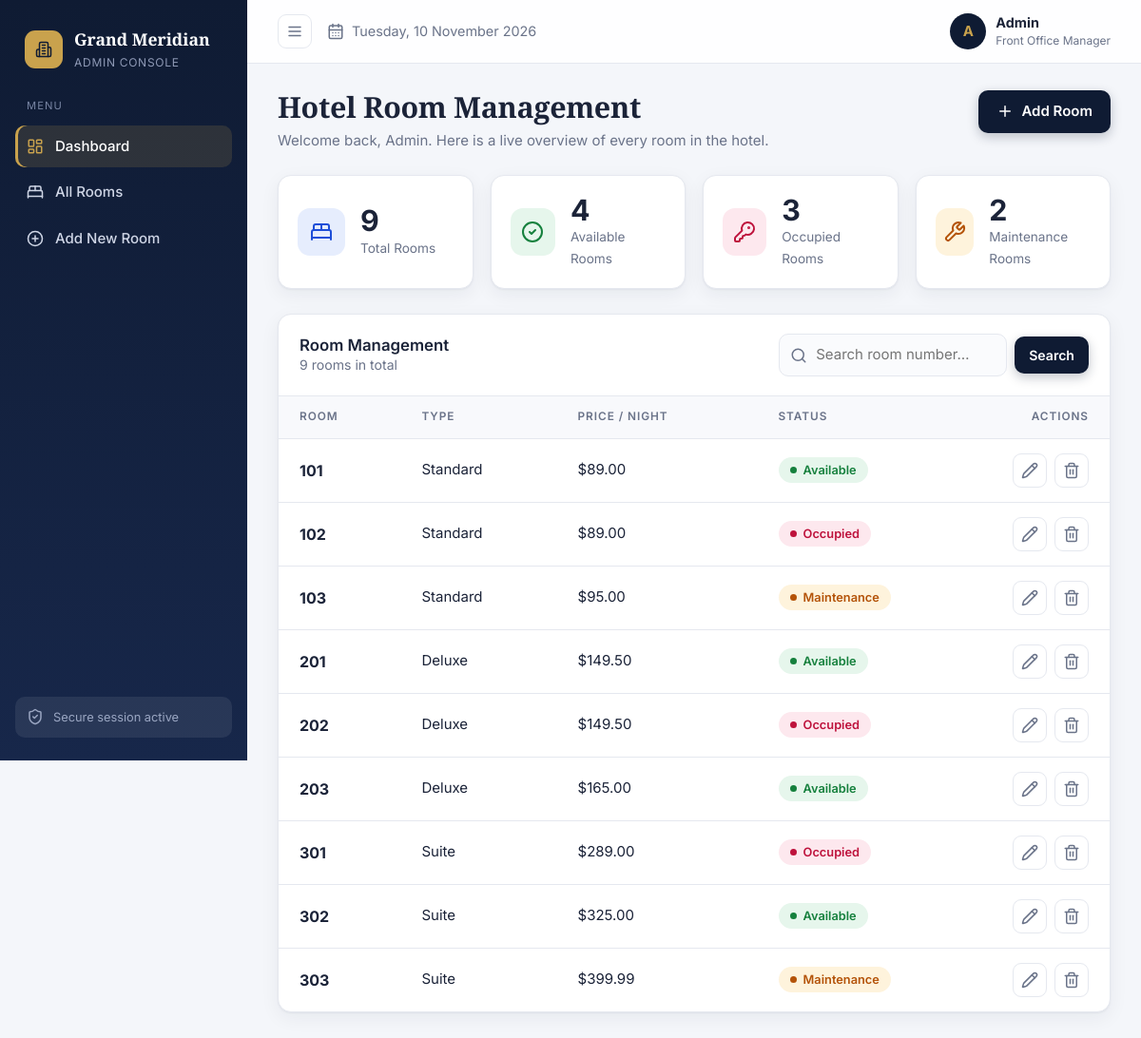
The page / on the database its author committed.
### tables this page shows
CREATE TABLE IF NOT EXISTS rooms (
    id          INT AUTO_INCREMENT PRIMARY KEY,
    room_number VARCHAR(10)   NOT NULL UNIQUE,             
    room_type   VARCHAR(50)   NOT NULL,                    
    price       DECIMAL(10,2) NOT NULL,                    
    status      VARCHAR(20)   NOT NULL DEFAULT 'Available',  
    created_at  TIMESTAMP     NOT NULL DEFAULT CURRENT_TIMESTAMP
);

### includes/functions.php (called while the page is built, shortened)
<?php
function e(?string $value): string
{
    return htmlspecialchars((string) $value, ENT_QUOTES, 'UTF-8');
}

### db.php (called while the page is built, shortened)
<?php
require_once __DIR__ . '/includes/functions.php';
function db(): PDO
{
    static $pdo = null;
    if ($pdo instanceof PDO) {
        return $pdo;
    }
    $dsn = 'mysql:host=' . DB_HOST . ';dbname=' . DB_NAME . ';charset=' . DB_CHARSET;
    try {
        $pdo = new PDO($dsn, DB_USER, DB_PASS, [
            PDO::ATTR_ERRMODE            => PDO::ERRMODE_EXCEPTION,
            PDO::ATTR_DEFAULT_FETCH_MODE => PDO::FETCH_ASSOC,
            PDO::ATTR_EMULATE_PREPARES   => false,
        ]);
    } catch (PDOException $e) {
        error_log('DB connection failed: ' . $e->getMessage());
        http_response_code(500);
        exit(APP_DEBUG
            ? 'Database connection failed: ' . htmlspecialchars($e->getMessage())
            : 'Service temporarily unavailable.');
    }
    return $pdo;
}

### index.php (the view, shortened to what this page needs)
<?php
require_once __DIR__ . '/db.php';
$view   = (($_GET['view'] ?? '') === 'rooms') ? 'rooms' : 'dashboard';
$search = (isset($_GET['q']) && is_string($_GET['q'])) ? trim($_GET['q']) : '';
$search = mb_substr($search, 0, 10);
$stats   = ['total' => 0, 'available' => 0, 'occupied' => 0, 'maintenance' => 0];
$rooms   = [];
try {
    $row = db()->query(
        "SELECT COUNT(*)                                  AS total,
                COALESCE(SUM(status = 'Available'),   0)  AS available,
                COALESCE(SUM(status = 'Occupied'),    0)  AS occupied,
                COALESCE(SUM(status = 'Maintenance'), 0)  AS maintenance
         FROM rooms"
    )->fetch();
    $stats = array_map('intval', $row);
    if ($search !== '') {
        $like = '%' . addcslashes($search, '\\%_') . '%';
        $stmt = db()->prepare(
            'SELECT id, room_number, room_type, price, status
             FROM rooms
             WHERE room_number LIKE :search
             ORDER BY LENGTH(room_number), room_number'
        );
        $stmt->execute([':search' => $like]);
    } else {
        $stmt = db()->query(
            'SELECT id, room_number, room_type, price, status
             FROM rooms
             ORDER BY LENGTH(room_number), room_number'
        );
    }
    $rooms = $stmt->fetchAll();
} catch (PDOException $ex) {
    error_log('Load rooms failed: ' . $ex->getMessage());
    $dbError = APP_DEBUG
        ? 'Database error: ' . $ex->getMessage() . ' (Did you import database.sql?)'
        : 'We could not load the rooms right now. Please try again later.';
}
$cards = [
    ['key' => 'total',       'label' => 'Total Rooms',       'icon' => 'bed-double'],
    ['key' => 'available',   'label' => 'Available Rooms',   'icon' => 'circle-check'],
    ['key' => 'occupied',    'label' => 'Occupied Rooms',    'icon' => 'key-round'],
    ['key' => 'maintenance', 'label' => 'Maintenance Rooms', 'icon' => 'wrench'],
];
$activeNav = $view === 'rooms' ? 'rooms' : 'dashboard';
require __DIR__ . '/includes/header.php';
?>
<section class="page-head">
    <div>
        <h1><?= $view === 'rooms' ? 'All Rooms' : 'Hotel Room Management' ?></h1>
        <p class="subtitle">Welcome back, Admin. Here is a live overview of every room in the hotel.</p>
    </div>
    <a href="create.php" class="btn btn-primary"><i data-lucide="plus"></i> Add Room</a>
</section>
<?php if ($view === 'dashboard'): ?>
    <section class="stats" aria-label="Room summary">
        <?php foreach ($cards as $card): ?>
            <article class="stat stat-<?= e($card['key']) ?>">
                <span class="stat-icon"><i data-lucide="<?= e($card['icon']) ?>"></i></span>
                <div>
                    <span class="stat-value"><?= (int) $stats[$card['key']] ?></span>
                    <span class="stat-label"><?= e($card['label']) ?></span>
                </div>
            </article>
        <?php endforeach; ?>
    </section>
<?php endif; ?>
<section class="panel" id="rooms">
    <div class="panel-head">
        <div>
            <h2>Room Management</h2>
            <p class="muted">
                <?= count($rooms) ?> room<?= count($rooms) === 1 ? '' : 's' ?>
                <?= $search !== '' ? 'matching “' . e($search) . '”' : 'in total' ?>
            </p>
        </div>
        <form method="get" action="index.php" class="search" role="search">
            <div class="search-box">
                <input type="search" name="q" value="<?= e($search) ?>" maxlength="10"
                       placeholder="Search room number…" aria-label="Search by room number">
            </div>
            <button type="submit" class="btn btn-primary btn-sm">Search</button>
        </form>
    </div>
    <?php if (!$rooms): ?>
        <div class="empty">
            <span class="empty-icon"><i data-lucide="<?= $search !== '' ? 'search-x' : 'door-closed' ?>"></i></span>
            <?php if ($search !== ''): ?>
                <h3>No rooms match “<?= e($search) ?>”</h3>
                <p>Check the room number and try again, or clear the search to see every room.</p>
            <?php else: ?>
                <h3>No rooms yet</h3>
                <p>Your hotel has no rooms on record. Add the first one to get started.</p>
                <a href="create.php" class="btn btn-primary"><i data-lucide="plus"></i> Add Room</a>
            <?php endif; ?>
        </div>
    <?php else: ?>
        <div class="table-wrap">
            <table>
                <thead>
                    <tr>
                        <th>Room</th>
                        <th>Type</th>
                        <th>Price / Night</th>
                        <th>Status</th>
                        <th class="col-actions">Actions</th>
                    </tr>
                </thead>
                <tbody>
                <?php foreach ($rooms as $room): ?>
                    <tr>
                        <td class="room-no"><?= e($room['room_number']) ?></td>
                        <td><?= e($room['room_type']) ?></td>
                        <td>$<?= e(number_format((float) $room['price'], 2)) ?></td>
                        <td><span class="badge badge-<?= e(strtolower($room['status'])) ?>"><?= e($room['status']) ?></span></td>
                        <td class="col-actions">
                            <div class="actions">
                                <a class="icon-btn edit" href="edit.php?id=<?= (int) $room['id'] ?>"
                                   title="Edit room <?= e($room['room_number']) ?>" aria-label="Edit room <?= e($room['room_number']) ?>">
                                    <i data-lucide="pencil"></i>
                                </a>
                                <form method="post" action="delete.php"
                                      data-confirm="Room <?= e($room['room_number']) ?> will be permanently removed.">
                                    <button type="submit" class="icon-btn delete"
                                            title="Delete room <?= e($room['room_number']) ?>" aria-label="Delete room <?= e($room['room_number']) ?>">
                                        <i data-lucide="trash-2"></i>
                                    </button>
                                </form>
                            </div>
                        </td>
                    </tr>
                <?php endforeach; ?>
                </tbody>
            </table>
        </div>
    <?php endif; ?>
</section>
<?php require __DIR__ . '/includes/footer.php'; ?>

### includes/header.php (shortened to what this page needs)
<?php
$activeNav = $activeNav ?? '';
?>
<!DOCTYPE html>
<html lang="en">
<head>
    <link rel="stylesheet" href="style.css">
</head>
<body>
<div class="app">
    <?php require __DIR__ . '/sidebar.php'; ?>
    <div class="main">
        <header class="topbar">
            <button type="button" class="icon-btn menu-btn" id="menuBtn" aria-label="Open menu">
                <i data-lucide="menu"></i>
            </button>
            <div class="topbar-date">
                <i data-lucide="calendar-days"></i>
                <span><?= e(date('l, j F Y')) ?></span>
            </div>
            <div class="admin">
                <span class="avatar">A</span>
                <div class="admin-meta">
                    <strong>Admin</strong>
                    <small>Front Office Manager</small>
                </div>
            </div>
        </header>
        <main class="content">

### includes/sidebar.php
<?php
$navItems = [
    'dashboard' => ['index.php',            'layout-dashboard', 'Dashboard'],
    'rooms'     => ['index.php?view=rooms', 'bed-double',       'All Rooms'],
    'create'    => ['create.php',           'circle-plus',      'Add New Room'],
];
?>
<aside class="sidebar" id="sidebar">
    <div class="brand">
        <span class="brand-mark"><i data-lucide="building-2"></i></span>
        <div>
            <strong>Grand Meridian</strong>
            <small>Admin Console</small>
        </div>
    </div>
    <nav class="nav" aria-label="Main navigation">
        <span class="nav-label">Menu</span>
        <?php foreach ($navItems as $key => [$href, $icon, $label]): ?>
            <a class="nav-link<?= $activeNav === $key ? ' active' : '' ?>" href="<?= e($href) ?>"
               <?= $activeNav === $key ? 'aria-current="page"' : '' ?>>
                <i data-lucide="<?= e($icon) ?>"></i>
                <span><?= e($label) ?></span>
            </a>
        <?php endforeach; ?>
    </nav>
    <div class="sidebar-foot">
        <i data-lucide="shield-check"></i>
        <span>Secure session active</span>
    </div>
</aside>

### includes/footer.php (shortened to what this page needs)
        </main>
    </div>
</div>
</body>
</html>

### rows shown on the page
rooms: room_number "101", room_type "Standard", price "89.00", status "Available"
rooms: room_number "102", room_type "Standard", price "89.00", status "Occupied"
rooms: room_number "103", room_type "Standard", price "95.00", status "Maintenance"
rooms: room_number "201", room_type "Deluxe", price "149.50", status "Available"
rooms: room_number "202", room_type "Deluxe", price "149.50", status "Occupied"
rooms: room_number "203", room_type "Deluxe", price "165.00", status "Available"
rooms: room_number "301", room_type "Suite", price "289.00", status "Occupied"
rooms: room_number "302", room_type "Suite", price "325.00", status "Available"
rooms: room_number "303", room_type "Suite", price "399.99", status "Maintenance"

### other values the page prints
$label "Dashboard"
$label "All Rooms"
$label "Add New Room"
$stats[$card['key']] "9"
$card['label'] "Total Rooms"
$stats[$card['key']] "4"
$card['label'] "Available Rooms"
$stats[$card['key']] "3"
$card['label'] "Occupied Rooms"
$stats[$card['key']] "2"
$card['label'] "Maintenance Rooms"
count($rooms) "9"
